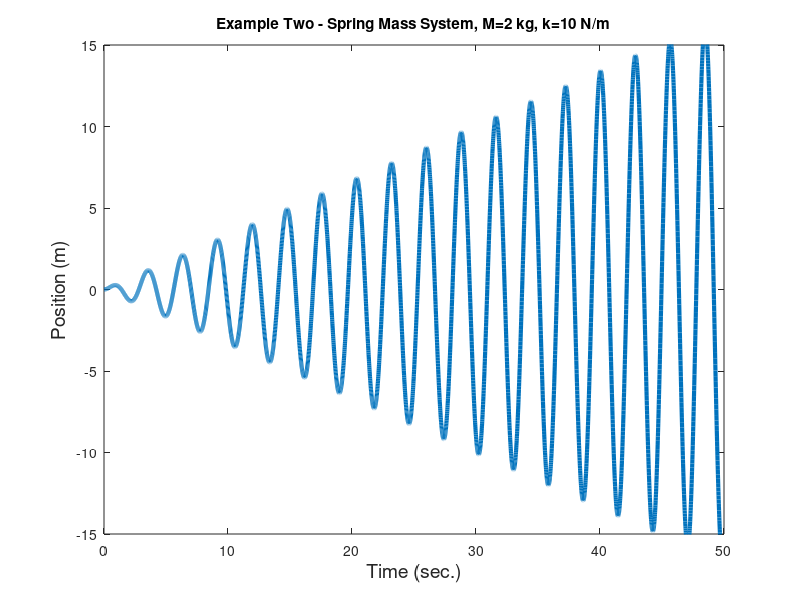
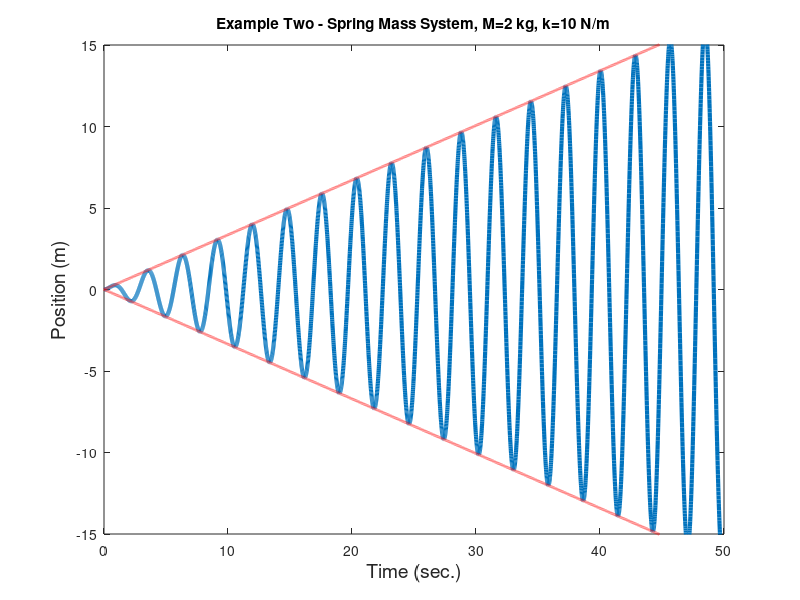

MATLAB code for these plots, in order:

clf
t = 0:0.01:50.0;
plot(t,3/4/sqrt(5)*t.*sin(sqrt(5)*t),'LineWidth',3.0)
title('Example Two - Spring Mass System, M=2 kg, k=10 N/m')
xlabel('Time (sec.)','FontSize',14,'fontweight','normal')
ylabel('Position (m)','FontSize',14,'fontweight','normal')
axis([0 50 -15 15])
print -dpng resonance.png

hold on
plot(t,3/4/sqrt(5)*t,':r','LineWidth',2.0)
plot(t,-3/4/sqrt(5)*t,':r','LineWidth',2.0)
print -dpng resonanceBounds.png
